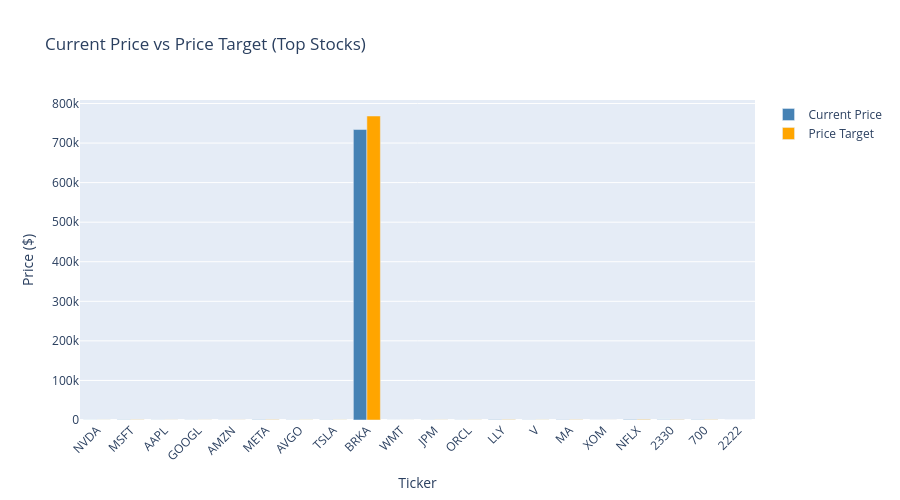

The cell this chart's notebook holds for it:
### Code cell
# Grouped bar chart: Current price vs predicted target (if available)
if HAVE_PLOTLY and 'last_price' in all_stocks.columns and 'price_target' in all_stocks.columns:
    comparison_data = all_stocks[['ticker', 'last_price', 'price_target', 'sector']].dropna()

    # Take top 20 stocks by market cap if available, else first 20
    if 'market_cap' in all_stocks.columns:
        top_tickers = all_stocks.nlargest(20, 'market_cap')['ticker'].tolist()
        comparison_data = comparison_data[comparison_data['ticker'].isin(top_tickers)]
    else:
        comparison_data = comparison_data.head(20)

    if len(comparison_data) > 0:
        fig = go.Figure()

        fig.add_trace(go.Bar(
                x=comparison_data['ticker'],
                y=comparison_data['last_price'],
                name='Current Price',
                marker_color='steelblue'
                ))

        fig.add_trace(go.Bar(
                x=comparison_data['ticker'],
                y=comparison_data['price_target'],
                name='Price Target',
                marker_color='orange'
                ))

        fig.update_layout(
                title='Current Price vs Price Target (Top Stocks)',
                xaxis_title='Ticker',
                yaxis_title='Price ($)',
                barmode='group',
                height=500,
                xaxis_tickangle=-45
                )

        fig.show()

### Figure 1 — Plotly figure (JSON) as saved in the notebook; plotly's stock layout.template omitted (floating-point values rounded to 4 significant figures)
{"data": [{"marker": {"color": "steelblue"}, "name": "Current Price", "x": ["NVDA", "MSFT", "AAPL", "GOOGL", "AMZN", "META", "AVGO", "TSLA", "BRKA", "WMT", "JPM", "ORCL", "LLY", "V", "MA", "XOM", "NFLX", "2330", "700", "2222", "2330"], "y": [182.2, 522.6, 259.3, 254.2, 220.3, 739.1, 345.9, 427.8, 734200.0, 106.3, 294.8, 279.7, 817.3, 345.2, 574.4, 115.5, 1108.0, 1450.0, 633.0, 25.86, 35.86], "type": "bar"}, {"marker": {"color": "orange"}, "name": "Price Target", "x": ["NVDA", "MSFT", "AAPL", "GOOGL", "AMZN", "META", "AVGO", "TSLA", "BRKA", "WMT", "JPM", "ORCL", "LLY", "V", "MA", "XOM", "NFLX", "2330", "700", "2222", "2330"], "y": [218.5, 621.3, 252.3, 255.1, 266.6, 866.9, 390.8, 368.7, 768400.0, 113.2, 326.4, 345.5, 894.3, 391.0, 647.9, 126.1, 1342.0, 1742.0, 708.6, 28.78, 39.84], "type": "bar"}], "layout": {"xaxis": {"title": {"text": "Ticker"}, "tickangle": -45}, "title": {"text": "Current Price vs Price Target (Top Stocks)"}, "yaxis": {"title": {"text": "Price ($)"}}, "barmode": "group", "height": 500}}
